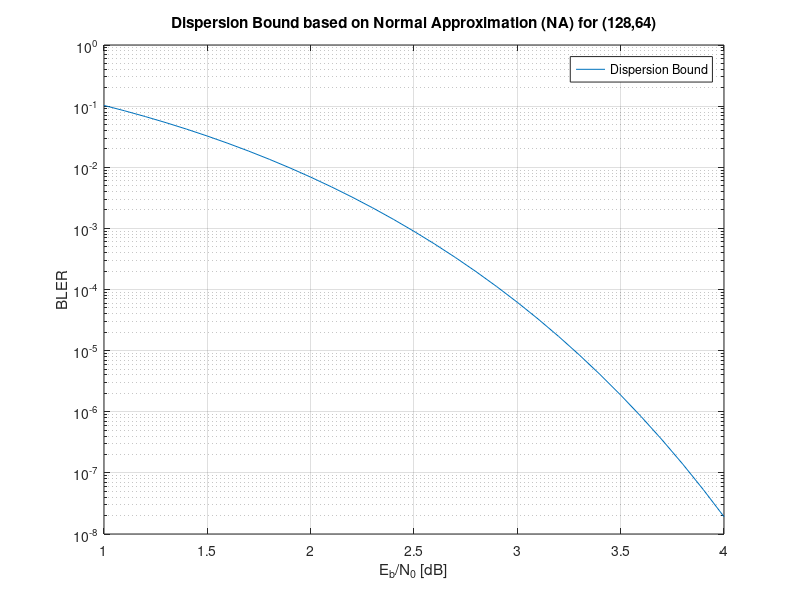

MATLAB code to generate this figure:
# Dispersion Bound for Finite Blocklength Codes over BI-AWGN Channel ###################
# Copyright (c) 2022, Mohammad Rowshan
# All rights reserved.
#
# Redistribution and use in source and binary forms, with or without modification, 
# are permitted provided that:
# the source code retains the above copyright notice, and te redistribtuion condition.
# 
# Freely distributed for educational and research purposes
#
# This script was used in doi: 10.1109/TVT.2021.3052550
########################################################################################

N=2^7;  % block length
R=0.5;  % code rate
EbN0dB=1:0.1:4;  % the target range of SNR per info bit (Eb/N0) in dB
EbN0=10.^(EbN0dB/10); 
SNR=EbN0*2*R; 
Zmin = -9; Zmax = 9;
epsilonNA = [];
for rho = SNR
    f = @(z) exp(-z.^2/2)/sqrt(2*pi) .* (log2(2) - log2(1+exp(-2*rho-2*sqrt(rho)*z)));
    C = integral(f, Zmin, Zmax);    % channel capacity
    g = @(z) exp(-z.^2/2)/sqrt(2*pi) .* (log2(2) - log2(1+exp(-2*rho-2*sqrt(rho)*z))-C).^2;
    V = integral(g, Zmin, Zmax);    % channel dispercion
    epsilonNA(end+1)=qfunc((C-R+0.5/N*log2(N))./(sqrt(V/N))); 
end
figure
semilogy(EbN0dB,epsilonNA);
grid on;
title(['Dispersion Bound based on Normal Approximation (NA) for (' num2str(N) ',' num2str(N*R) ')']);
xlabel('E_b/N_0 [dB]') 
ylabel('BLER') 
legend('Dispersion Bound');
